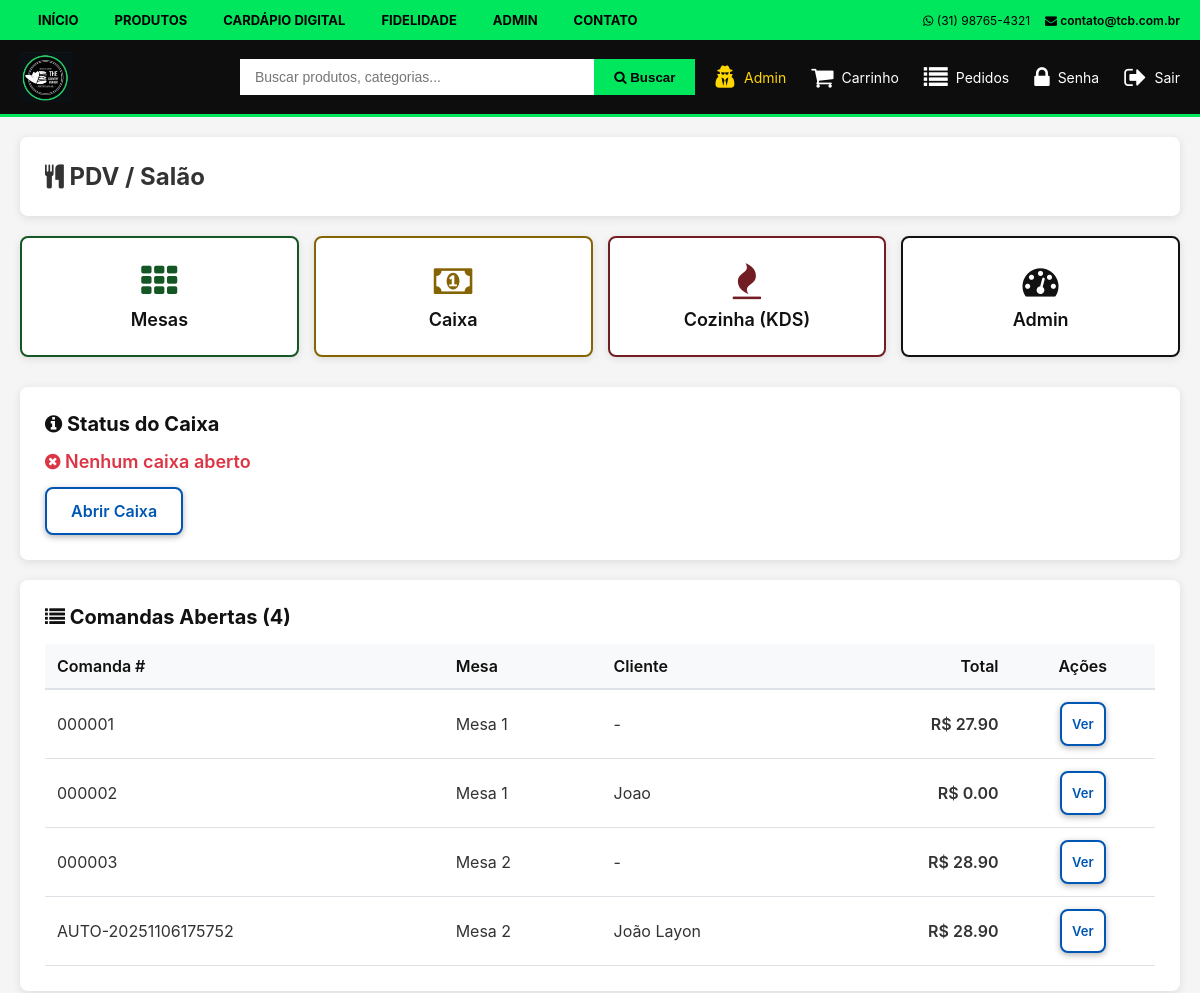
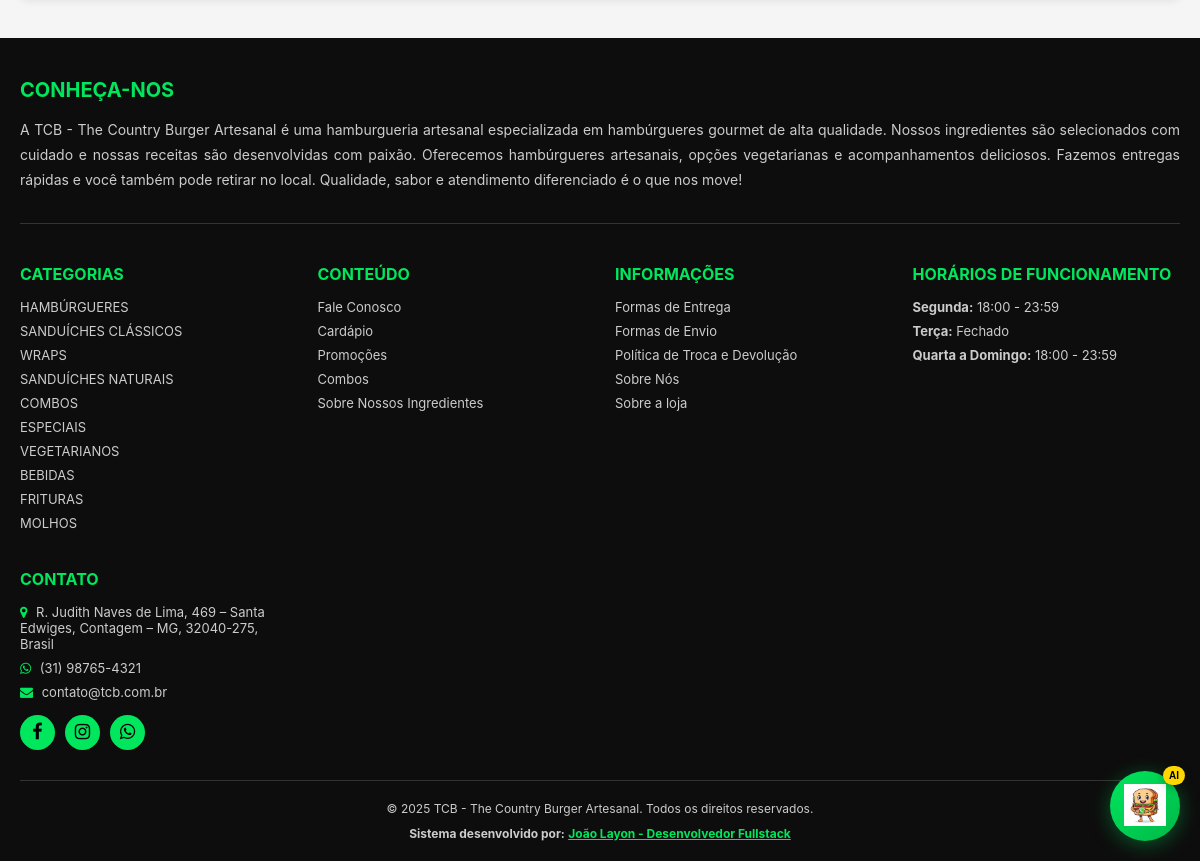
Page /pdv/ (signed in) on the committed database (2 pictures, top to bottom).
### app/models.py (models this page shows, shortened)
class Comanda(db.Model):
    id = db.Column(db.Integer, primary_key=True)
    comanda_number = db.Column(db.String(20), unique=True, nullable=False)
    table_id = db.Column(db.Integer, db.ForeignKey('table.id'), nullable=True)
    customer_name = db.Column(db.String(200))
    status = db.Column(db.String(20), default='open')
    total = db.Column(db.Float, default=0)
    opened_at = db.Column(db.DateTime, default=utcnow_brasilia)
    closed_at = db.Column(db.DateTime, nullable=True)
    waiter_id = db.Column(db.Integer, db.ForeignKey('user.id'), nullable=True)
    access_pin = db.Column(db.String(4), nullable=True)
    created_at = db.Column(db.DateTime, default=utcnow_brasilia)
    table = db.relationship('Table', backref='comandas')
    waiter = db.relationship('User', foreign_keys=[waiter_id])
    items = db.relationship('ComandaItem', backref='comanda', lazy=True, cascade='all, delete-orphan')

class Table(db.Model):
    id = db.Column(db.Integer, primary_key=True)
    table_number = db.Column(db.String(20), unique=True, nullable=False)
    capacity = db.Column(db.Integer, default=4)
    status = db.Column(db.String(20), default='available')
    current_order_id = db.Column(db.Integer, db.ForeignKey('order.id'), nullable=True)
    opened_at = db.Column(db.DateTime, nullable=True)
    waiter_id = db.Column(db.Integer, db.ForeignKey('user.id'), nullable=True)
    qr_code_url = db.Column(db.String(500), nullable=True)
    access_pin = db.Column(db.String(4), nullable=True)
    created_at = db.Column(db.DateTime, default=utcnow_brasilia)
    waiter = db.relationship('User', foreign_keys=[waiter_id])
    current_order = db.relationship('Order', foreign_keys=[current_order_id], post_update=True)

class Category(db.Model):
    id = db.Column(db.Integer, primary_key=True)
    name = db.Column(db.String(100), nullable=False, unique=True)
    description = db.Column(db.Text)
    image_url = db.Column(db.String(500))
    created_at = db.Column(db.DateTime, default=utcnow_brasilia)
    products = db.relationship('Product', backref='category', lazy=True)

### app/routes/pdv.py (the view)
@pdv_bp.route('/')
@login_required
@admin_or_waiter_required
def index():
    tables = Table.query.order_by(Table.table_number).all()
    open_comandas = Comanda.query.filter_by(status='open').all()
    open_cash = CashRegister.query.filter_by(status='open').first()
    return render_template('pdv/index.html',
                         tables=tables,
                         open_comandas=open_comandas,
                         open_cash=open_cash)

### app/models.py (called while the page is built)
    @staticmethod
    def get_setting(key, default=None):
        setting = StoreSettings.query.filter_by(setting_key=key).first()
        return setting.setting_value if setting else default

### app/routes/pdv.py (called while the page is built)
def admin_or_waiter_required(f):
    @wraps(f)
    def decorated_function(*args, **kwargs):
        if not current_user.is_authenticated:
            flash('Acesso restrito. Faça login.', 'danger')
            return redirect(url_for('auth.login'))
        if not (current_user.is_admin or current_user.role in ['waiter', 'manager']):
            flash('Acesso restrito a garçons e administradores.', 'danger')
            return redirect(url_for('main.index'))
        return f(*args, **kwargs)
    return decorated_function

### app/templates/pdv/index.html (shortened to what this page needs)
{% extends "base.html" %}
{% block content %}
<div class="pdv-container">
    <div class="pdv-card">
        <h2 style="margin: 0;"><i class="fa fa-cutlery"></i> PDV / Salão</h2>
    </div>
    <div class="pdv-shortcut-grid">
        <a href="{{ url_for('pdv.tables') }}" class="pdv-shortcut-card green">
            <i class="fa fa-th pdv-shortcut-icon"></i>
            <div class="pdv-shortcut-label">Mesas</div>
        </a>
        <a href="{{ url_for('pdv.cash_register') }}" class="pdv-shortcut-card orange">
            <i class="fa fa-money pdv-shortcut-icon"></i>
            <div class="pdv-shortcut-label">Caixa</div>
        </a>
        <a href="{{ url_for('kitchen.kds') }}" class="pdv-shortcut-card red">
            <i class="fa fa-fire pdv-shortcut-icon"></i>
            <div class="pdv-shortcut-label">Cozinha (KDS)</div>
        </a>
        <a href="{{ url_for('admin.dashboard') }}" class="pdv-shortcut-card dark">
            <i class="fa fa-dashboard pdv-shortcut-icon"></i>
            <div class="pdv-shortcut-label">Admin</div>
        </a>
    </div>
    <div class="pdv-card">
        <h3><i class="fa fa-info-circle"></i> Status do Caixa</h3>
        {% if open_cash %}
            <div class="pdv-status-open" style="font-size: 18px; margin-bottom: 10px;">
                <i class="fa fa-check-circle"></i> Caixa Aberto
            </div>
            <p><strong>Aberto por:</strong> {{ open_cash.user.username }}</p>
            <p><strong>Saldo inicial:</strong> R$ {{ "%.2f"|format(open_cash.opening_balance) }}</p>
            <p><strong>Saldo atual:</strong> R$ {{ "%.2f"|format(open_cash.calculate_expected_balance()) }}</p>
        {% else %}
            <div class="pdv-status-closed" style="font-size: 18px;">
                <i class="fa fa-times-circle"></i> Nenhum caixa aberto
            </div>
            <a href="{{ url_for('pdv.cash_register') }}" class="btn btn-primary" style="margin-top: 15px;">Abrir Caixa</a>
        {% endif %}
    </div>
    {% if open_comandas %}
    <div class="pdv-card">
        <h3><i class="fa fa-list"></i> Comandas Abertas ({{ open_comandas|length }})</h3>
        <div style="overflow-x: auto;">
            <table class="pdv-table">
                <thead>
                    <tr>
                        <th>Comanda #</th>
                        <th>Mesa</th>
                        <th>Cliente</th>
                        <th style="text-align: right;">Total</th>
                        <th style="text-align: center;">Ações</th>
                    </tr>
                </thead>
                <tbody>
                    {% for comanda in open_comandas %}
                    <tr>
                        <td>{{ comanda.comanda_number }}</td>
                        <td>{% if comanda.table %}Mesa {{ comanda.table.table_number }}{% else %}-{% endif %}</td>
                        <td>{{ comanda.customer_name or '-' }}</td>
                        <td style="text-align: right; font-weight: 600;">R$ {{ "%.2f"|format(comanda.total) }}</td>
                        <td style="text-align: center;">
                            <a href="{{ url_for('pdv.comanda_detail', comanda_id=comanda.id) }}" class="btn btn-sm btn-primary">Ver</a>
                        </td>
                    </tr>
                    {% endfor %}
                </tbody>
            </table>
        </div>
    </div>
    {% endif %}
</div>
{% endblock %}

### app/templates/base.html (shortened to what this page needs)
<!DOCTYPE html>
<html lang="pt-BR">
<head>
    <link rel="stylesheet" href="https://cdnjs.cloudflare.com/ajax/libs/font-awesome/4.7.0/css/font-awesome.min.css">
    <link rel="stylesheet" href="{{ url_for('static', filename='css/style.css') }}">
</head>
<body>
    <nav class="top_nav">
        <div class="top_nav_container">
            <ul class="top_nav_left">
                <li><a href="{{ url_for('main.index') }}">Início</a></li>
                <li><a href="{{ url_for('main.index') }}#produtos">Produtos</a></li>
                <li><a href="{{ url_for('digital_menu.index') }}">Cardápio Digital</a></li>
                {% if current_user.is_authenticated %}
                <li><a href="{{ url_for('loyalty.index') }}">Fidelidade</a></li>
                {% endif %}
                {% if current_user.is_authenticated and current_user.is_admin %}
                <li><a href="{{ url_for('admin.dashboard') }}">Admin</a></li>
                {% endif %}
                <li><a href="#contato">Contato</a></li>
            </ul>
            <div class="top_nav_right">
                <span><i class="fa fa-whatsapp"></i> {{ store_settings.store_phone }}</span>
                <a href="mailto:{{ store_settings.store_email }}"><i class="fa fa-envelope"></i> {{ store_settings.store_email }}</a>
            </div>
        </div>
    </nav>
    <header class="header_main">
        <div class="header_main_container">
            <a href="{{ url_for('main.index') }}" class="logo">
                {% if store_settings.store_logo %}
                    <img src="{{ store_settings.store_logo }}" alt="{{ store_settings.store_name }}" style="height: 50px;">
                {% else %}
                    <h1 style="color: var(--color-red); font-size: 24px; font-weight: 700; margin: 0;">{{ store_settings.store_name }}</h1>
                {% endif %}
            </a>
            <form class="search-form" action="{{ url_for('main.search') }}" method="GET">
                <input type="text" name="q" class="search-input" placeholder="Buscar produtos, categorias..." value="{{ request.args.get('q', '') }}">
                <button type="submit" class="search-btn">
                    <i class="fa fa-search"></i> Buscar
                </button>
            </form>
            <div class="header_actions">
                {% if current_user.is_authenticated %}
                    {% if current_user.is_admin %}
                        <a href="{{ url_for('admin.dashboard') }}" class="header_action" style="color: #FFD700;">
                            <i class="fa fa-user-secret"></i>
                            <span>Admin</span>
                        </a>
                    {% endif %}
                    <a href="{{ url_for('cart.view_cart') }}" class="header_action">
                        <i class="fa fa-shopping-cart"></i>
                        <span>Carrinho</span>
                    </a>
                    <a href="{{ url_for('cart.my_orders') }}" class="header_action">
                        <i class="fa fa-list"></i>
                        <span>Pedidos</span>
                    </a>
                    <a href="{{ url_for('auth.change_password') }}" class="header_action">
                        <i class="fa fa-lock"></i>
                        <span>Senha</span>
                    </a>
                    <a href="{{ url_for('auth.logout') }}" class="header_action">
                        <i class="fa fa-sign-out"></i>
                        <span>Sair</span>
                    </a>
                {% endif %}
            </div>
        </div>
    </header>
    {% block content %}{% endblock %}
    <div id="aiChatWidget" class="ai-chat-widget">
        <button id="aiChatToggle" class="ai-chat-toggle" title="Assistente Virtual">
            <img src="{{ url_for('static', filename='images/sandwich_whatsapp_mascot.png') }}" alt="Assistente Virtual" class="ai-chat-icon">
            <span class="ai-chat-badge">AI</span>
        </button>
    </div>
    <footer class="footer">
        <div class="footer_container">
            <div class="footer_about">
                <h3>CONHEÇA-NOS</h3>
                <p>A {{ store_settings.store_name }} é uma hamburgueria artesanal especializada em hambúrgueres gourmet de alta qualidade. Nossos ingredientes são selecionados com cuidado e nossas receitas são desenvolvidas com paixão. Oferecemos hambúrgueres artesanais, opções vegetarianas e acompanhamentos deliciosos. Fazemos entregas rápidas e você também pode retirar no local. Qualidade, sabor e atendimento diferenciado é o que nos move!</p>
            </div>
            <div class="footer_grid">
                <div class="footer_column">
                    <h3>Categorias</h3>
                    <ul>
                        {% for category in categories %}
                        <li><a href="{{ url_for('main.category_products', category_id=category.id) }}">{{ category.name|upper }}</a></li>
                        {% endfor %}
                    </ul>
                </div>
                <div class="footer_column">
                    <h3>Conteúdo</h3>
                    <ul>
                        <li><a href="#contato">Fale Conosco</a></li>
                        <li><a href="{{ url_for('main.index') }}">Cardápio</a></li>
                        <li><a href="{{ url_for('main.index') }}#produtos">Promoções</a></li>
                        <li><a href="#">Combos</a></li>
                        <li><a href="#">Sobre Nossos Ingredientes</a></li>
                    </ul>
                </div>
                <div class="footer_column">
                    <h3>Informações</h3>
                    <ul>
                        <li><a href="#">Formas de Entrega</a></li>
                        <li><a href="#">Formas de Envio</a></li>
                        <li><a href="#">Política de Troca e Devolução</a></li>
                        <li><a href="#">Sobre Nós</a></li>
                        <li><a href="#">Sobre a loja</a></li>
                    </ul>
                </div>
                <div class="footer_column">
                    <h3>Horários de Funcionamento</h3>
                    <ul>
                        <li><strong>Segunda:</strong> {{ store_settings.opening_hours_monday }}</li>
                        <li><strong>Terça:</strong> {{ store_settings.opening_hours_tuesday }}</li>
                        <li><strong>Quarta a Domingo:</strong> {{ store_settings.opening_hours_wednesday }}</li>
                    </ul>
                </div>
                <div class="footer_column">
                    <h3>Contato</h3>
                    <ul>
                        <li><i class="fa fa-map-marker"></i> {{ store_settings.store_address }}</li>
                        <li><i class="fa fa-whatsapp"></i> {{ store_settings.store_phone }}</li>
                        <li><i class="fa fa-envelope"></i> {{ store_settings.store_email }}</li>
                    </ul>
                    <div class="footer_social">
                        <a href="#" title="Facebook"><i class="fa fa-facebook"></i></a>
                        <a href="#" title="Instagram"><i class="fa fa-instagram"></i></a>
                        <a href="https://wa.me/{{ store_settings.store_whatsapp }}" target="_blank" title="WhatsApp"><i class="fa fa-whatsapp"></i></a>
                    </div>
                </div>
            </div>
            <div class="footer_bottom">
                <p>&copy; 2025 {{ store_settings.store_name }}. Todos os direitos reservados.</p>
                <p style="margin-top: 10px;">
                    <strong>Sistema desenvolvido por:</strong>
                    <a href="https://dujao22.github.io/Apresentacao_Solucoes_Digitais-/" target="_blank" style="color: var(--color-red); font-weight: bold;">
                        João Layon - Desenvolvedor Fullstack
                    </a>
                </p>
            </div>
        </div>
    </footer>
</body>
</html>

### rows in the picture
Comanda: comanda_number "000001", table.table_number "1", customer_name "-", total "27.90"
Comanda: comanda_number "000002", table.table_number "1", customer_name "Joao", total "0.00"
Comanda: comanda_number "000003", table.table_number "2", customer_name "-", total "28.90"
Comanda: comanda_number "AUTO-20251106175752", table.table_number "2", customer_name "João Layon", total "28.90"
Category: name "HAMBÚRGUERES"
Category: name "SANDUÍCHES CLÁSSICOS"
Category: name "WRAPS"
Category: name "SANDUÍCHES NATURAIS"
Category: name "COMBOS"
Category: name "ESPECIAIS"
Category: name "VEGETARIANOS"
Category: name "BEBIDAS"
Category: name "FRITURAS"
Category: name "MOLHOS"

### other values in the picture
{{ store_settings.store_phone }} "(31) 98765-4321"
{{ store_settings.store_email }} "contato@tcb.com.br"
{{ open_comandas|length }} "4"
{{ store_settings.store_name }} "TCB - The Country Burger Artesanal"
{{ store_settings.opening_hours_monday }} "18:00 - 23:59"
{{ store_settings.opening_hours_tuesday }} "Fechado"
{{ store_settings.opening_hours_wednesday }} "18:00 - 23:59"
{{ store_settings.store_address }} "R. Judith Naves de Lima, 469 – Santa Edwiges, Contagem – MG, 32040-275, Brasil"
